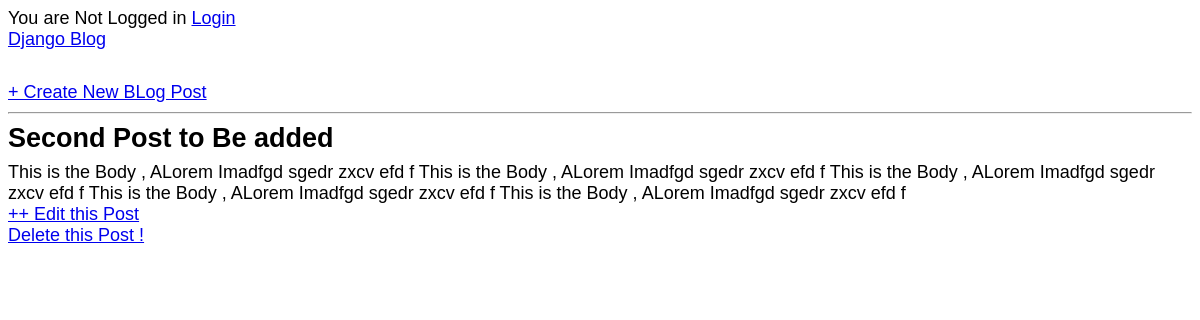
Page /post/2/ on the earlier database version.
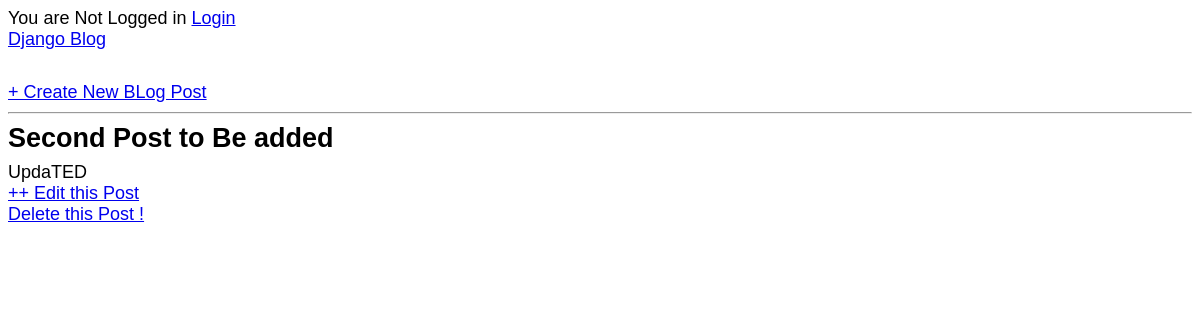
Same page on the later database version.
### blog/models.py (models this page shows, shortened)
class Post(models.Model) :
    title  = models.CharField(max_length=200)
    body = models.TextField()
    author = models.ForeignKey('auth.User' , on_delete=models.CASCADE)

### blog/views.py (the view)
# urls.py: path('post/<int:pk>/', BlogDetailView.as_view(), name="post_detail"),
class BlogDetailView(DetailView):
    model = Post
    template_name = 'post_detail.html'

### templates/post_detail.html (shortened to what this page needs)
<!DOCTYPE html>
{% extends 'base.html' %}
    {% block content %}
    <div class="post-entry">
      <h2>{{ post.title }}</h2>
      <p>{{ post.body }}</p>
      <a href="{% url 'post_update' post.id %}">
        ++ Edit this Post
      </a>
      <br>
      <a href="{% url 'post_delete' post.id %}">
        Delete this Post !
      </a>
    </div>
    {% endblock content %}

Differences in the rows shown:
changed Post "Second Post to Be added": body "This is the Body , ALorem Imadfgd sgedr zxcv efd f This is the Body , ALorem Imadfgd sgedr zxcv efd f This is the Body , ALorem Imadfgd sgedr zxcv efd f This is the Body , ALorem Imadfgd sgedr zxcv efd f This is the Body , ALorem Imadfgd sgedr zxcv efd f" → "UpdaTED"
